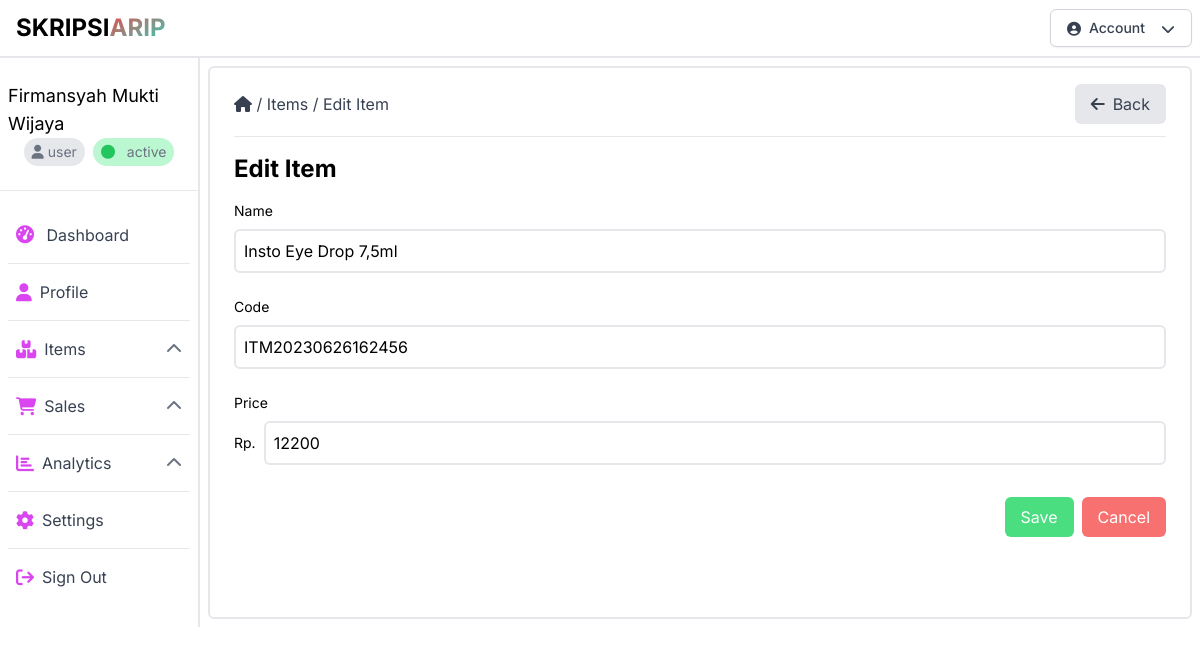
The app's page /edit_item.php?id=4 (signed in), older data.
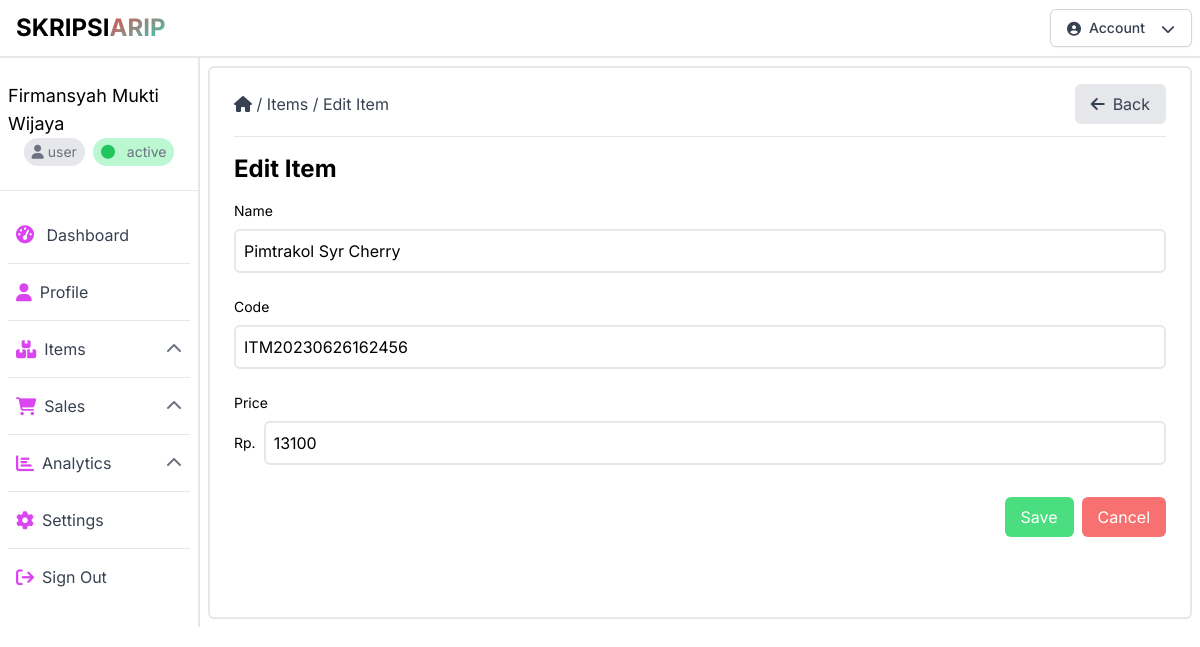
The same page, newer data.
### tables this page shows
CREATE TABLE `items` (
  `id` int(11) NOT NULL,
  `code` varchar(32) NOT NULL,
  `name` varchar(128) NOT NULL,
  `price` varchar(256) NOT NULL,
  `unit` varchar(32) NOT NULL,
  `stock` varchar(256) NOT NULL,
  `created_at` datetime NOT NULL,
  `updated_at` datetime NOT NULL,
  `id_user` int(11) NOT NULL
);

### public/edit_item.php (the view, shortened to what this page needs)
<?php
require_once('config.php');
$id = $_GET['id'];
$sql = "SELECT * FROM items WHERE id = $id";
$query = mysqli_query($conn, $sql);
if(mysqli_num_rows($query) > 0){
    $row = mysqli_fetch_assoc($query);
    $name_old = $row["name"];
    $code_old = $row["code"];
    $price_old = $row["price"];
}else{
    echo "Error fetching data: " . mysqli_error($conn);
}
?>
<!DOCTYPE html>
<html lang="id">
<head>
    <link rel="stylesheet" href="css/output.css">
    <link rel="stylesheet" href="https://cdnjs.cloudflare.com/ajax/libs/font-awesome/6.4.0/css/all.min.css"
 />
</head>
<body class="font-inter">
    <header class="bg-white w-full border-b-2 border-gray-200">
        <?php
            require("components/navbar.php");
        ?>
    </header>
    <div class="container-fluid mx-auto h-auto">
        <div class="flex">
            <?php
                require("components/sidebar.php");
            ?>
            <div class="w-10/12 h-[calc(100vh-3.5rem)] p-2">
                <div class="w-full h-auto border-2 border-gray-200 rounded-md py-4 px-6">
                    <div class="flex items-center gap-2 mb-3 justify-between">
                        <div>
                            <a href="dashboard.php" class="text-gray-700 hover:text-gray-950"><i class="fas fa-home"></i></a>
                            <span class="text-gray-700">/</span>
                            <a href="items.php" class="text-gray-700 hover:text-gray-950">Items</a>
                            <span class="text-gray-700">/</span>
                            <a href="edit_item.php?id=<?php echo $id; ?>" class="text-gray-700 hover:text-gray-950">Edit
                                Item</a>
                        </div>
                        <button class="flex flex-row justify-center items-center bg-gray-200 hover:bg-gray-300 rounded-md px-4 py-2 text-gray-700 space-x-2" onclick="window.history.back();">
                            <i class="fas fa-arrow-left"></i>
                            <span>Back</span>
                        </button>
                    </div>
                    <hr>
                    <div class="flex flex-col gap-4 mt-4 mb-16">
                        <div class="flex flex-col gap-2">
                            <div class="flex flex-row items-center justify-between">
                                <div class="flex flex-row items-center gap-2">
                                    <h1 class="text-2xl font-bold">Edit Item</h1>
                                </div>
                            </div>
                            <div class="flex flex-col gap-4">
                                <form action="edit_item.php?id=<?php echo $id; ?>" method="POST"
                                    class="flex flex-col gap-4">
                                    <div class="flex flex-col gap-2 mt-2">
                                        <label for="name" class="text-sm">Name</label>
                                        <input type="text" name="name" id="name"
                                            class="border-2 border-gray-200 rounded-md p-2" placeholder="Item name"
                                            value="<?php echo isset($_POST["name"]) ? $_POST["name"] : $name_old; ?>">
                                    </div>
                                    <?php
                                        $code = "ITM".date("YmdHis");
                                    ?>
                                    <div class="flex flex-col gap-2 mt-2">
                                        <label for="code" class="text-sm">Code</label>
                                        <input type="text" name="code" id="code"
                                            class="border-2 border-gray-200 rounded-md p-2" value="<?php echo $code; ?>"
                                            readonly placeholder="Item code"
                                            value="<?php echo isset($_POST["code"]) ? $_POST["code"] : $code_old; ?>">
                                    </div>
                                    <div class="flex flex-col gap-2 mt-2">
                                        <label for="price" class="text-sm">Price</label>
                                        <div class="flex flex-row items-center gap-2">
                                            <h1 class="text-sm">Rp.</h1>
                                            <input type="number" name="price" id="price"
                                                class="border-2 border-gray-200 rounded-md p-2 w-full"
                                                placeholder="Item price"
                                                value="<?php echo isset($_POST["price"]) ? $_POST["price"] : $price_old; ?>">
                                        </div>
                                    </div>
                                    <div class="flex flex-row items-center justify-end gap-2 mt-4">
                                        <input type="submit"
                                            class="bg-green-400 hover:bg-green-600 text-white px-4 py-2 rounded-md"
                                            name="submit" value="Save">
                                        <a href="items.php"
                                            class="bg-red-400 hover:bg-red-600 text-white px-4 py-2 rounded-md">Cancel</a>
                                    </div>
                                </form>
                            </div>
                        </div>
                    </div>
                </div>
            </div>
        </div>
</body>
</html>

### public/components/navbar.php (shortened to what this page needs)
<nav class="flex items-center justify-between flex-wrap w-94% mx-auto py-1">
    <div class="">
        <a class="text-2xl font-bold px-4 py-2 flex items-center cursor-pointer" href="index.php">
            SKRIPSI
            <span class="bg-gradient-to-br from-red-500 to-teal-400 bg-clip-text text-transparent">ARIP</span>
        </a>
    </div>
    <div class="">
        <div>
            <button type="button"
                class="inline-flex justify-center rounded-md border border-gray-300 shadow-sm px-4 py-2 bg-white text-sm font-medium text-gray-700 hover:bg-gray-50 focus:outline-none focus:ring-2 focus:ring-offset-2 focus:ring-indigo-500 mr-2"
                id="accountMenuButton" aria-expanded="false" aria-haspopup="true" onclick="toogleAccountMenu()">
                <i class="fas fa-user-circle mr-2 mt-1"></i>
                Account
                <i class="fas fa-chevron-down ml-4 mt-1"></i>
            </button>
        </div>
    </div>
</nav>

### public/components/sidebar.php (shortened to what this page needs)
<div class="w-2/12 h-[calc(100vh-3.5rem)] border-r-2 border-gray-200 overflow-y-auto overflow-hidden no-scrollbar">
    <div class="flex flex-col items-center justify-center mt-4  p-2">
        <h1 class="text-lg"><?php echo $_SESSION["fullname"]; ?></h1>
        <div class="flex flex-row items-center justify-center gap-2">
            <span class="text-sm text-gray-500 bg-gray-200 px-2 py-1 rounded-full">
                <i class="fas fa-user"></i>
                <?php echo $_SESSION["role"]; ?></span>
            <span class="text-sm text-gray-500 bg-green-200 px-2 py-1 rounded-full">
                <i class="fas fa-circle text-green-500 mr-2"></i>
                <?php echo $_SESSION["status"]; ?>
            </span>
        </div>
    </div>
    <hr class="my-4">
    <div class="p-2">
        <ul class="space-y-2">
            <li
                class="flex flex-row justify-between items-center space-x-2 hover:bg-fuchsia-200 rounded-md p-2 cursor-pointer">
                <div>
                    <i class=" text-fuchsia-500 text-lg mr-2 fas fa-tachometer-alt"></i>
                    <a href="dashboard.php" class="text-gray-700 hover:text-gray-900">Dashboard</a>
                </div>
            </li>
            <hr class="border-gray-200">
            <li
                class="flex flex-row justify-between items-center space-x-2 hover:bg-fuchsia-200 rounded-md p-2 cursor-pointer">
                <div class="flex flex-row items-center">
                    <i class="fa-solid fa-user text-fuchsia-500 text-lg mr-2"></i>
                    <a href="profile.php" class="text-gray-700 hover:text-gray-900">Profile</a>
                </div>
            </li>
            <hr class="border-gray-200">
            <li class="flex flex-row justify-between items-center space-x-2 hover:bg-fuchsia-200 rounded-md p-2 cursor-pointer"
                onclick="toggleDropdown('2')">
                <div class="flex flex-row items-center">
                    <i class="fa-solid fa-boxes-stacked text-fuchsia-500 text-lg mr-2"></i>
                    <p class="text-gray-700 hover:text-gray-900">Items</p>
                </div>
                <div>
                    <i class="fas fa-chevron-down first-letter:text-gray-500 ml-auto rotate-180"
                        id="dropdown-icon-2"></i>
                </div>
            </li>
            <hr class="border-gray-200">
            <li class="flex flex-row justify-between items-center space-x-2 hover:bg-fuchsia-200 rounded-md p-2 cursor-pointer"
                onclick="toggleDropdown('3')">
                <div class="flex flex-row items-center">
                    <i class="fa-solid fa-shopping-cart text-fuchsia-500 text-lg mr-2"></i>
                    <p class="text-gray-700 hover:text-gray-900">Sales</p>
                </div>
                <div>
                    <i class="fas fa-chevron-down first-letter:text-gray-500 ml-auto rotate-180"
                        id="dropdown-icon-3"></i>
                </div>
            </li>
            <hr class="border-gray-200">
            <li class="flex flex-row justify-between items-center space-x-2 hover:bg-fuchsia-200 rounded-md p-2 cursor-pointer"
                onclick="toggleDropdown('4')">
                <div class="flex flex-row items-center">
                    <i class="fa-solid fa-chart-bar text-fuchsia-500 text-lg mr-2"></i>
                    <p class="text-gray-700 hover:text-gray-900">Analytics</p>
                </div>
                <div>
                    <i class="fas fa-chevron-down first-letter:text-gray-500 ml-auto rotate-180"
                        id="dropdown-icon-4"></i>
                </div>
            </li>
            <hr class="border-gray-200">
            <li
                class="flex flex-row justify-between items-center space-x-2 hover:bg-fuchsia-200 rounded-md p-2 cursor-pointer">
                <div class="flex flex-row items-center">
                    <i class="fa-solid fa-gear text-fuchsia-500 text-lg mr-2"></i>
                    <a class="text-gray-700 hover:text-gray-900" href="setting.php">Settings</a>
                </div>
            </li>
            <hr class="border-gray-200">
            <li
                class="flex flex-row justify-between items-center space-x-2 hover:bg-fuchsia-200 rounded-md p-2 cursor-pointer">
                <div class="flex flex-row items-center">
                    <i class="fa-solid fa-sign-out text-fuchsia-500 text-lg mr-2"></i>
                    <a href="signout.php" class="text-gray-700 hover:text-gray-900">Sign Out</a>
                </div>
            </li>
        </ul>
    </div>
</div>

Row changes from the older to the newer data that the page shows:
changed items: name "Insto Eye Drop 7,5ml" → "Pimtrakol Syr Cherry"; price "12200" → "13100"
